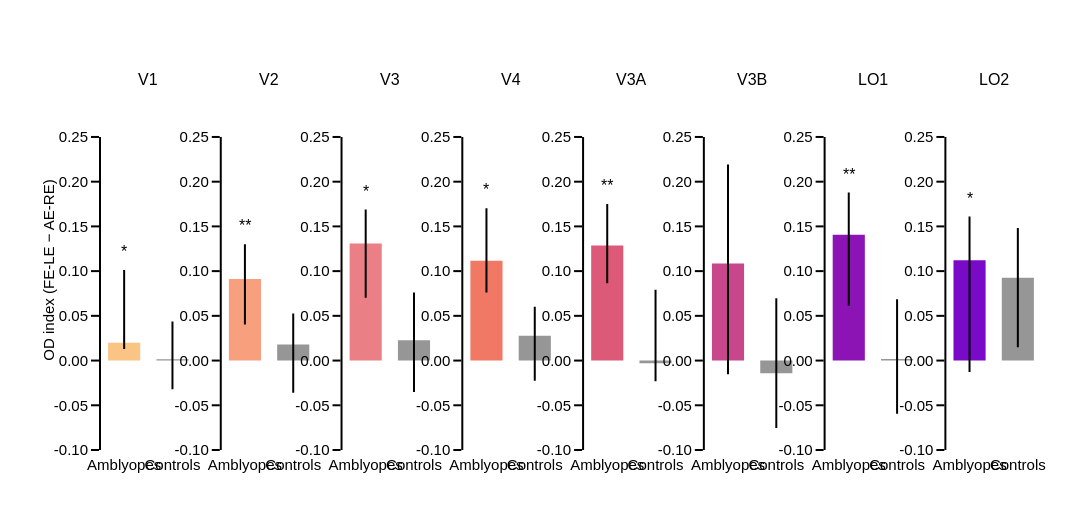

Write notebook code for a chart like this one.
### Code cell
bar_figure(df_subjects, ['od_index'], s_od, 'OD index (FE-LE − AE-RE)',
           nice_ticks(df_subjects.groupby(['group', 'roi']).od_index.quantile([0.25, 0.75]), 0.05), '{:.2f}',
           'od_v6_fig2_od_index')

### Figure 1 — Plotly figure (JSON) as saved in the notebook; plotly's stock layout.template omitted (floating-point values rounded to 4 significant figures)
{"data": [{"error_y": {"array": [0.08133, 0.04235], "arrayminus": [0.007116, 0.03361], "color": "rgba(0, 0, 0, 1)", "thickness": 2, "type": "data", "visible": true, "width": 0}, "marker": {"color": ["rgb(250, 196, 132)", "rgb(150,150,150)"], "pattern": {"bgcolor": "rgba(0, 0, 0, 0)", "fgcolor": "rgba(0, 0, 0, 1)", "shape": "", "size": 8}}, "offsetgroup": "od_index", "showlegend": false, "type": "bar", "x": ["Amblyopes", "Controls"], "xaxis": "x", "y": [0.02002, 0.001445], "yaxis": "y"}, {"error_y": {"array": [0.03895, 0.03463], "arrayminus": [0.05093, 0.0539], "color": "rgba(0, 0, 0, 1)", "thickness": 2, "type": "data", "visible": true, "width": 0}, "marker": {"color": ["rgb(248, 160, 126)", "rgb(150,150,150)"], "pattern": {"bgcolor": "rgba(0, 0, 0, 0)", "fgcolor": "rgba(0, 0, 0, 1)", "shape": "", "size": 8}}, "offsetgroup": "od_index", "showlegend": false, "type": "bar", "x": ["Amblyopes", "Controls"], "xaxis": "x2", "y": [0.09117, 0.01794], "yaxis": "y2"}, {"error_y": {"array": [0.03799, 0.05347], "arrayminus": [0.06048, 0.05776], "color": "rgba(0, 0, 0, 1)", "thickness": 2, "type": "data", "visible": true, "width": 0}, "marker": {"color": ["rgb(235, 127, 134)", "rgb(150,150,150)"], "pattern": {"bgcolor": "rgba(0, 0, 0, 0)", "fgcolor": "rgba(0, 0, 0, 1)", "shape": "", "size": 8}}, "offsetgroup": "od_index", "showlegend": false, "type": "bar", "x": ["Amblyopes", "Controls"], "xaxis": "x3", "y": [0.1308, 0.02267], "yaxis": "y3"}, {"error_y": {"array": [0.05893, 0.03243], "arrayminus": [0.03538, 0.05036], "color": "rgba(0, 0, 0, 1)", "thickness": 2, "type": "data", "visible": true, "width": 0}, "marker": {"color": ["rgb(240, 120, 100)", "rgb(150,150,150)"], "pattern": {"bgcolor": "rgba(0, 0, 0, 0)", "fgcolor": "rgba(0, 0, 0, 1)", "shape": "", "size": 8}}, "offsetgroup": "od_index", "showlegend": false, "type": "bar", "x": ["Amblyopes", "Controls"], "xaxis": "x4", "y": [0.1115, 0.02783], "yaxis": "y4"}, {"error_y": {"array": [0.04619, 0.08218], "arrayminus": [0.0422, 0.02017], "color": "rgba(0, 0, 0, 1)", "thickness": 2, "type": "data", "visible": true, "width": 0}, "marker": {"color": ["rgb(220, 90, 120)", "rgb(150,150,150)"], "pattern": {"bgcolor": "rgba(0, 0, 0, 0)", "fgcolor": "rgba(0, 0, 0, 1)", "shape": "", "size": 8}}, "offsetgroup": "od_index", "showlegend": false, "type": "bar", "x": ["Amblyopes", "Controls"], "xaxis": "x5", "y": [0.1287, -0.003003], "yaxis": "y5"}, {"error_y": {"array": [0.1106, 0.08397], "arrayminus": [0.1241, 0.06112], "color": "rgba(0, 0, 0, 1)", "thickness": 2, "type": "data", "visible": true, "width": 0}, "marker": {"color": ["rgb(200, 70, 140)", "rgb(150,150,150)"], "pattern": {"bgcolor": "rgba(0, 0, 0, 0)", "fgcolor": "rgba(0, 0, 0, 1)", "shape": "", "size": 8}}, "offsetgroup": "od_index", "showlegend": false, "type": "bar", "x": ["Amblyopes", "Controls"], "xaxis": "x6", "y": [0.1087, -0.01426], "yaxis": "y6"}, {"error_y": {"array": [0.0473, 0.06683], "arrayminus": [0.07933, 0.06111], "color": "rgba(0, 0, 0, 1)", "thickness": 2, "type": "data", "visible": true, "width": 0}, "marker": {"color": ["rgb(140, 20, 180)", "rgb(150,150,150)"], "pattern": {"bgcolor": "rgba(0, 0, 0, 0)", "fgcolor": "rgba(0, 0, 0, 1)", "shape": "", "size": 8}}, "offsetgroup": "od_index", "showlegend": false, "type": "bar", "x": ["Amblyopes", "Controls"], "xaxis": "x7", "y": [0.1406, 0.001715], "yaxis": "y7"}, {"error_y": {"array": [0.04897, 0.0555], "arrayminus": [0.1249, 0.07772], "color": "rgba(0, 0, 0, 1)", "thickness": 2, "type": "data", "visible": true, "width": 0}, "marker": {"color": ["rgb(120, 10, 200)", "rgb(150,150,150)"], "pattern": {"bgcolor": "rgba(0, 0, 0, 0)", "fgcolor": "rgba(0, 0, 0, 1)", "shape": "", "size": 8}}, "offsetgroup": "od_index", "showlegend": false, "type": "bar", "x": ["Amblyopes", "Controls"], "xaxis": "x8", "y": [0.1122, 0.09263], "yaxis": "y8"}], "layout": {"annotations": [{"font": {"size": 16}, "showarrow": false, "text": "V1", "x": 0.05128, "xanchor": "center", "xref": "paper", "y": 1, "yanchor": "bottom", "yref": "paper"}, {"font": {"size": 16}, "showarrow": false, "text": "V2", "x": 0.1795, "xanchor": "center", "xref": "paper", "y": 1, "yanchor": "bottom", "yref": "paper"}, {"font": {"size": 16}, "showarrow": false, "text": "V3", "x": 0.3077, "xanchor": "center", "xref": "paper", "y": 1, "yanchor": "bottom", "yref": "paper"}, {"font": {"size": 16}, "showarrow": false, "text": "V4", "x": 0.4359, "xanchor": "center", "xref": "paper", "y": 1, "yanchor": "bottom", "yref": "paper"}, {"font": {"size": 16}, "showarrow": false, "text": "V3A", "x": 0.5641, "xanchor": "center", "xref": "paper", "y": 1, "yanchor": "bottom", "yref": "paper"}, {"font": {"size": 16}, "showarrow": false, "text": "V3B", "x": 0.6923, "xanchor": "center", "xref": "paper", "y": 1, "yanchor": "bottom", "yref": "paper"}, {"font": {"size": 16}, "showarrow": false, "text": "LO1", "x": 0.8205, "xanchor": "center", "xref": "paper", "y": 1, "yanchor": "bottom", "yref": "paper"}, {"font": {"size": 16}, "showarrow": false, "text": "LO2", "x": 0.9487, "xanchor": "center", "xref": "paper", "y": 1, "yanchor": "bottom", "yref": "paper"}, {"font": {"color": "black", "size": 16}, "showarrow": false, "text": "*", "x": 0, "xref": "x", "y": 0.1101, "yanchor": "bottom", "yref": "y"}, {"font": {"color": "black", "size": 16}, "showarrow": false, "text": "", "x": 1, "xref": "x", "y": 0.05254, "yanchor": "bottom", "yref": "y"}, {"font": {"color": "black", "size": 16}, "showarrow": false, "text": "**", "x": 0, "xref": "x2", "y": 0.1389, "yanchor": "bottom", "yref": "y2"}, {"font": {"color": "black", "size": 16}, "showarrow": false, "text": "", "x": 1, "xref": "x2", "y": 0.06133, "yanchor": "bottom", "yref": "y2"}, {"font": {"color": "black", "size": 16}, "showarrow": false, "text": "*", "x": 0, "xref": "x3", "y": 0.1776, "yanchor": "bottom", "yref": "y3"}, {"font": {"color": "black", "size": 16}, "showarrow": false, "text": "", "x": 1, "xref": "x3", "y": 0.08489, "yanchor": "bottom", "yref": "y3"}, {"font": {"color": "black", "size": 16}, "showarrow": false, "text": "*", "x": 0, "xref": "x4", "y": 0.1791, "yanchor": "bottom", "yref": "y4"}, {"font": {"color": "black", "size": 16}, "showarrow": false, "text": "", "x": 1, "xref": "x4", "y": 0.06901, "yanchor": "bottom", "yref": "y4"}, {"font": {"color": "black", "size": 16}, "showarrow": false, "text": "**", "x": 0, "xref": "x5", "y": 0.1837, "yanchor": "bottom", "yref": "y5"}, {"font": {"color": "black", "size": 16}, "showarrow": false, "text": "", "x": 1, "xref": "x5", "y": 0.08793, "yanchor": "bottom", "yref": "y5"}, {"font": {"color": "black", "size": 16}, "showarrow": false, "text": "", "x": 0, "xref": "x6", "y": 0.2281, "yanchor": "bottom", "yref": "y6"}, {"font": {"color": "black", "size": 16}, "showarrow": false, "text": "", "x": 1, "xref": "x6", "y": 0.07846, "yanchor": "bottom", "yref": "y6"}, {"font": {"color": "black", "size": 16}, "showarrow": false, "text": "**", "x": 0, "xref": "x7", "y": 0.1966, "yanchor": "bottom", "yref": "y7"}, {"font": {"color": "black", "size": 16}, "showarrow": false, "text": "", "x": 1, "xref": "x7", "y": 0.0773, "yanchor": "bottom", "yref": "y7"}, {"font": {"color": "black", "size": 16}, "showarrow": false, "text": "*", "x": 0, "xref": "x8", "y": 0.1699, "yanchor": "bottom", "yref": "y8"}, {"font": {"color": "black", "size": 16}, "showarrow": false, "text": "", "x": 1, "xref": "x8", "y": 0.1569, "yanchor": "bottom", "yref": "y8"}], "bargap": 0.3, "bargroupgap": 0.05, "barmode": "group", "height": 525, "legend": {"bgcolor": "rgba(0, 0, 0, 0)", "font": {"family": "Arial", "size": 15}, "itemwidth": 30, "orientation": "h", "traceorder": "normal", "x": 1, "xanchor": "right", "y": 1.15, "yanchor": "bottom"}, "margin": {"b": 75, "l": 100, "r": 50, "t": 90}, "shapes": [{"line": {"color": "rgba(0, 0, 0, 1)", "width": 2}, "type": "line", "x0": 0, "x1": 0, "xref": "x domain", "y0": -0.1, "y1": 0.25, "yref": "y"}, {"line": {"color": "rgba(0, 0, 0, 1)", "width": 2}, "type": "line", "x0": 0, "x1": 0, "xref": "x2 domain", "y0": -0.1, "y1": 0.25, "yref": "y2"}, {"line": {"color": "rgba(0, 0, 0, 1)", "width": 2}, "type": "line", "x0": 0, "x1": 0, "xref": "x3 domain", "y0": -0.1, "y1": 0.25, "yref": "y3"}, {"line": {"color": "rgba(0, 0, 0, 1)", "width": 2}, "type": "line", "x0": 0, "x1": 0, "xref": "x4 domain", "y0": -0.1, "y1": 0.25, "yref": "y4"}, {"line": {"color": "rgba(0, 0, 0, 1)", "width": 2}, "type": "line", "x0": 0, "x1": 0, "xref": "x5 domain", "y0": -0.1, "y1": 0.25, "yref": "y5"}, {"line": {"color": "rgba(0, 0, 0, 1)", "width": 2}, "type": "line", "x0": 0, "x1": 0, "xref": "x6 domain", "y0": -0.1, "y1": 0.25, "yref": "y6"}, {"line": {"color": "rgba(0, 0, 0, 1)", "width": 2}, "type": "line", "x0": 0, "x1": 0, "xref": "x7 domain", "y0": -0.1, "y1": 0.25, "yref": "y7"}, {"line": {"color": "rgba(0, 0, 0, 1)", "width": 2}, "type": "line", "x0": 0, "x1": 0, "xref": "x8 domain", "y0": -0.1, "y1": 0.25, "yref": "y8"}], "width": 2100, "xaxis": {"anchor": "y", "autorange": true, "domain": [0, 0.1026], "linecolor": "rgba(255,255,255,0)", "range": [-0.5, 1.5], "showline": true, "tickangle": 0, "ticklen": 0, "type": "category"}, "xaxis2": {"anchor": "y2", "autorange": true, "domain": [0.1282, 0.2308], "linecolor": "rgba(255,255,255,0)", "range": [-0.5, 1.5], "showline": true, "tickangle": 0, "ticklen": 0, "type": "category"}, "xaxis3": {"anchor": "y3", "autorange": true, "domain": [0.2564, 0.359], "linecolor": "rgba(255,255,255,0)", "range": [-0.5, 1.5], "showline": true, "tickangle": 0, "ticklen": 0, "type": "category"}, "xaxis4": {"anchor": "y4", "autorange": true, "domain": [0.3846, 0.4872], "linecolor": "rgba(255,255,255,0)", "range": [-0.5, 1.5], "showline": true, "tickangle": 0, "ticklen": 0, "type": "category"}, "xaxis5": {"anchor": "y5", "autorange": true, "domain": [0.5128, 0.6154], "linecolor": "rgba(255,255,255,0)", "range": [-0.5, 1.5], "showline": true, "tickangle": 0, "ticklen": 0, "type": "category"}, "xaxis6": {"anchor": "y6", "autorange": true, "domain": [0.641, 0.7436], "linecolor": "rgba(255,255,255,0)", "range": [-0.5, 1.5], "showline": true, "tickangle": 0, "ticklen": 0, "type": "category"}, "xaxis7": {"anchor": "y7", "autorange": true, "domain": [0.7692, 0.8718], "linecolor": "rgba(255,255,255,0)", "range": [-0.5, 1.5], "showline": true, "tickangle": 0, "ticklen": 0, "type": "category"}, "xaxis8": {"anchor": "y8", "autorange": true, "domain": [0.8974, 1.0], "linecolor": "rgba(255,255,255,0)", "range": [-0.5, 1.5], "showline": true, "tickangle": 0, "ticklen": 0, "type": "category"}, "yaxis": {"anchor": "x", "domain": [0, 1], "range": [-0.1, 0.3025], "showline": false, "showticklabels": true, "ticktext": ["-0.10", "-0.05", "0.00", "0.05", "0.10", "0.15", "0.20", "0.25"], "tickvals": [-0.1, -0.05, 0, 0.05, 0.1, 0.15, 0.2, 0.25], "title": {"text": "OD index (FE-LE − AE-RE)"}, "type": "linear"}, "yaxis2": {"anchor": "x2", "domain": [0, 1], "range": [-0.1, 0.3025], "showline": false, "showticklabels": true, "ticktext": ["-0.10", "-0.05", "0.00", "0.05", "0.10", "0.15", "0.20", "0.25"], "tickvals": [-0.1, -0.05, 0, 0.05, 0.1, 0.15, 0.2, 0.25], "type": "linear"}, "yaxis3": {"anchor": "x3", "domain": [0, 1], "range": [-0.1, 0.3025], "showline": false, "showticklabels": true, "ticktext": ["-0.10", "-0.05", "0.00", "0.05", "0.10", "0.15", "0.20", "0.25"], "tickvals": [-0.1, -0.05, 0, 0.05, 0.1, 0.15, 0.2, 0.25], "type": "linear"}, "yaxis4": {"anchor": "x4", "domain": [0, 1], "range": [-0.1, 0.3025], "showline": false, "showticklabels": true, "ticktext": ["-0.10", "-0.05", "0.00", "0.05", "0.10", "0.15", "0.20", "0.25"], "tickvals": [-0.1, -0.05, 0, 0.05, 0.1, 0.15, 0.2, 0.25], "type": "linear"}, "yaxis5": {"anchor": "x5", "domain": [0, 1], "range": [-0.1, 0.3025], "showline": false, "showticklabels": true, "ticktext": ["-0.10", "-0.05", "0.00", "0.05", "0.10", "0.15", "0.20", "0.25"], "tickvals": [-0.1, -0.05, 0, 0.05, 0.1, 0.15, 0.2, 0.25], "type": "linear"}, "yaxis6": {"anchor": "x6", "domain": [0, 1], "range": [-0.1, 0.3025], "showline": false, "showticklabels": true, "ticktext": ["-0.10", "-0.05", "0.00", "0.05", "0.10", "0.15", "0.20", "0.25"], "tickvals": [-0.1, -0.05, 0, 0.05, 0.1, 0.15, 0.2, 0.25], "type": "linear"}, "yaxis7": {"anchor": "x7", "domain": [0, 1], "range": [-0.1, 0.3025], "showline": false, "showticklabels": true, "ticktext": ["-0.10", "-0.05", "0.00", "0.05", "0.10", "0.15", "0.20", "0.25"], "tickvals": [-0.1, -0.05, 0, 0.05, 0.1, 0.15, 0.2, 0.25], "type": "linear"}, "yaxis8": {"anchor": "x8", "domain": [0, 1], "range": [-0.1, 0.3025], "showline": false, "showticklabels": true, "ticktext": ["-0.10", "-0.05", "0.00", "0.05", "0.10", "0.15", "0.20", "0.25"], "tickvals": [-0.1, -0.05, 0, 0.05, 0.1, 0.15, 0.2, 0.25], "type": "linear"}}}
